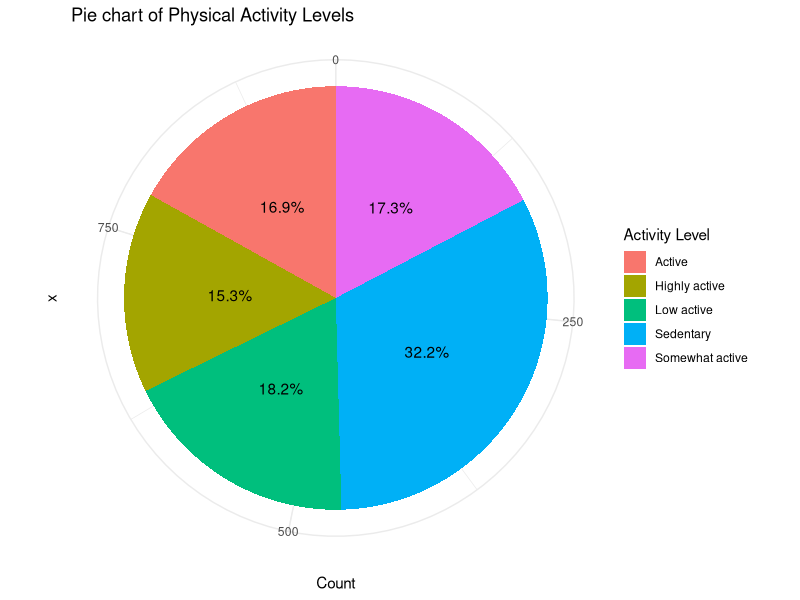
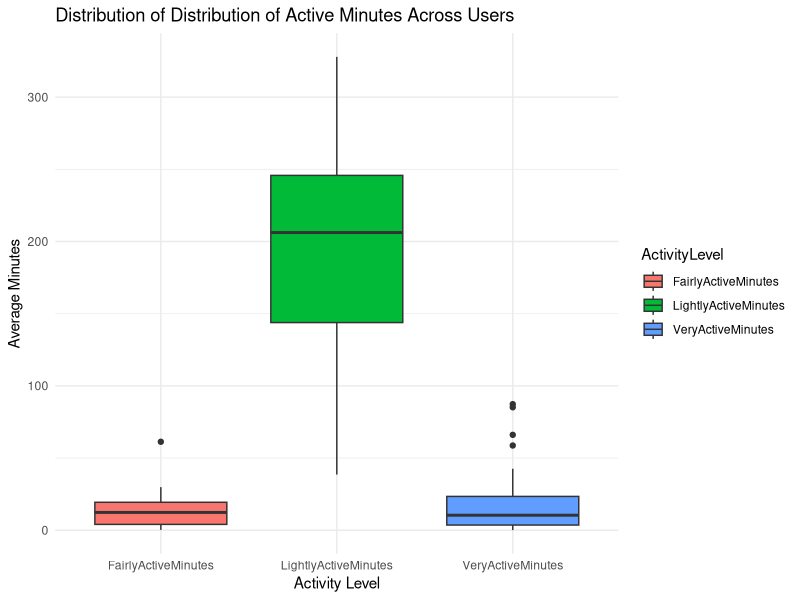
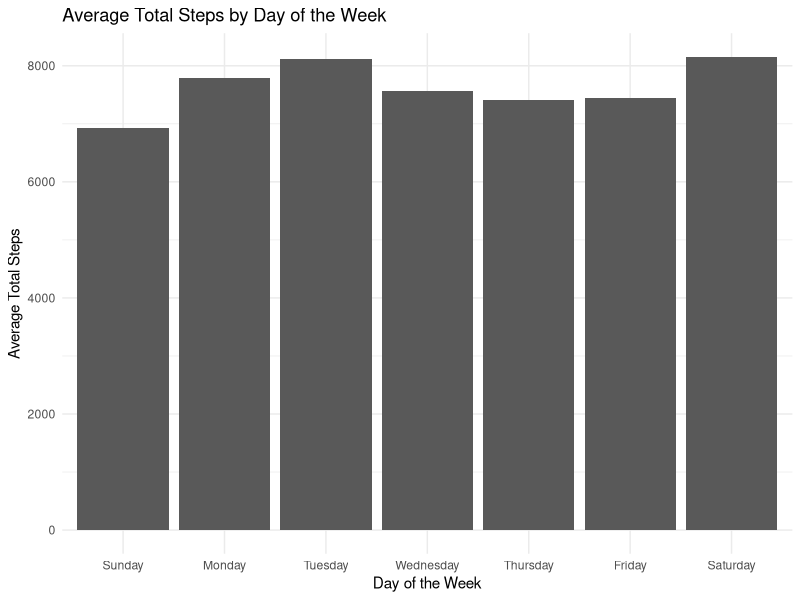
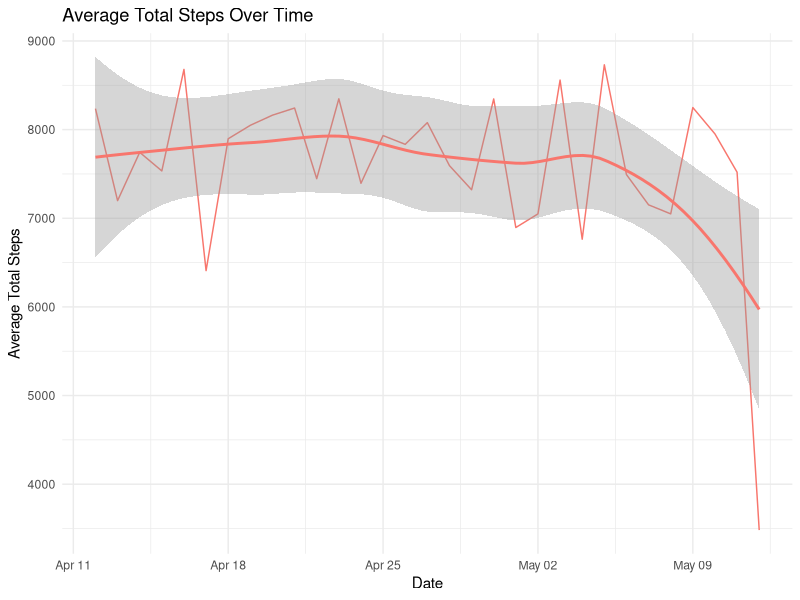
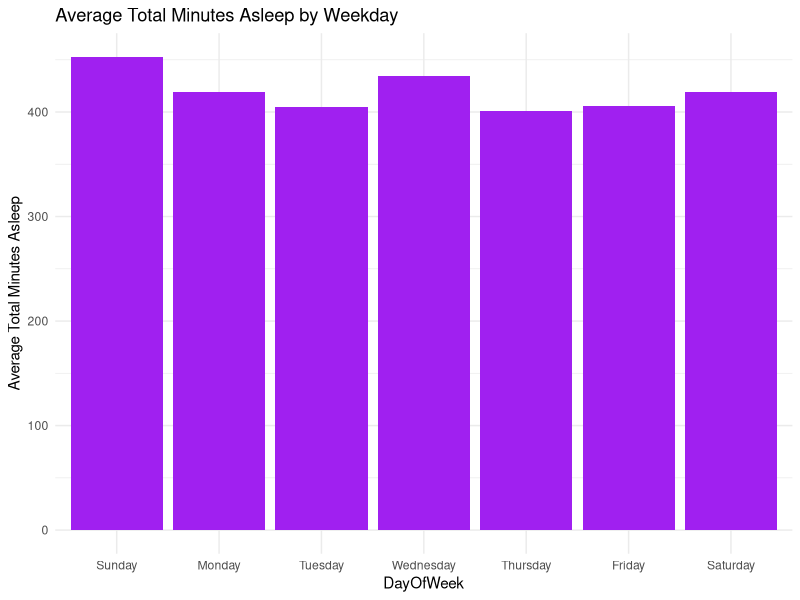
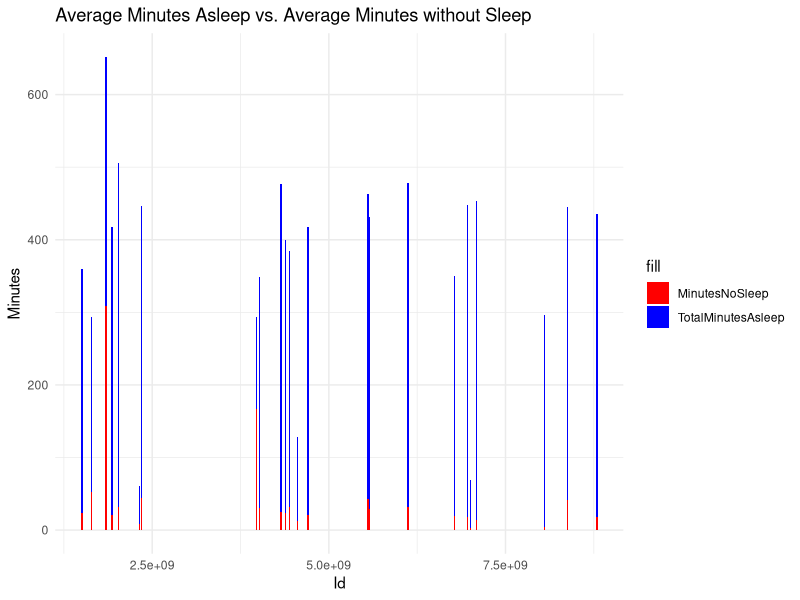
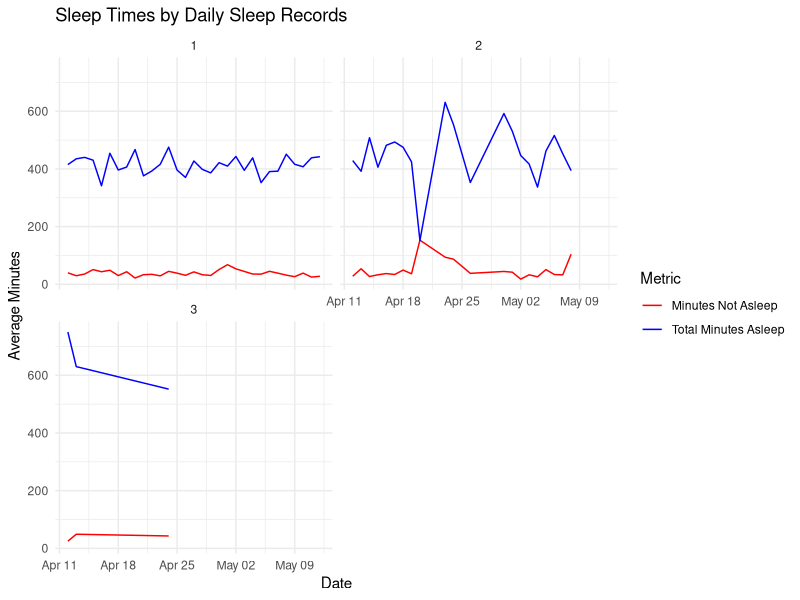
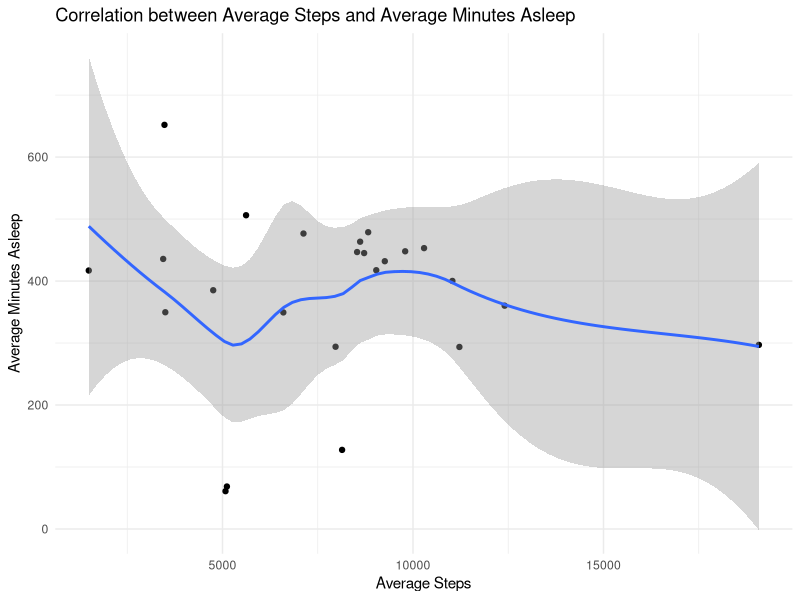

R code for these plots, in order:
## ---- chunk 1
library(tidyverse)
average_data <- read_csv("dailyActivity.csv") %>%
  group_by(Id) %>%
  summarise(
    AverageDailySteps = mean(TotalSteps),
    AverageDailyDistance = mean(TotalDistance),
    AverageActiveMinutes = mean(VeryActiveMinutes + FairlyActiveMinutes + LightlyActiveMinutes)
  ) %>%
  arrange(Id)


print(average_data)
## ---- chunk 2
average_sleep_duration <- read_csv("dailyActivitySleep.csv") %>%
  group_by(Id) %>%
  summarize(AvgSleepMin = mean(TotalMinutesAsleep)) %>%
    arrange(Id)

print(average_sleep_duration)
## ---- chunk 3
average_weightBMI <- read_csv("weightLogInfo.csv") %>%
  group_by(Id) %>%
  summarize(AvgWeightKg = mean(WeightKg), AvgBMI = mean(BMI))

print(average_weightBMI)

## ---- chunk 4
activity_data <- read_csv("dailyActivity.csv") %>%
  mutate(ActivityLevel = case_when(
    TotalSteps < 5000 ~ "Sedentary",
    between(TotalSteps, 5000, 7499) ~ "Low active",
    between(TotalSteps, 7500, 9999) ~ "Somewhat active",
    between(TotalSteps, 10000, 12499) ~ "Active",
    TotalSteps >= 12500 ~ "Highly active"
  ))

activity_summary <- activity_data %>%
  group_by(ActivityLevel) %>%
  summarize(Count = n())

activity_summary <- activity_summary %>%
  mutate(Percentage = (Count / sum(Count)) * 100)

library(ggplot2)

ggplot(activity_summary, aes(x = "", y = Count, fill = ActivityLevel, label = paste0(round(Percentage, 1), "%"))) +
  geom_bar(stat = "identity") +
  geom_text(position = position_stack(vjust = 0.5)) +
  coord_polar("y") +
  labs(title = "Pie chart of Physical Activity Levels", fill = "Activity Level")+
  theme_minimal()
## ---- chunk 5
activity_distribution <- read_csv("dailyActivity.csv") %>%
  group_by(Id) %>%
  summarise(
    VeryActiveMinutes = mean(VeryActiveMinutes),
    FairlyActiveMinutes = mean(FairlyActiveMinutes),
    LightlyActiveMinutes = mean(LightlyActiveMinutes)
  )

activity_distribution_long <- activity_distribution %>%
  pivot_longer(
    cols = c(VeryActiveMinutes, FairlyActiveMinutes, LightlyActiveMinutes),
    names_to = "ActivityLevel",
    values_to = "AverageMinutes"
  )

ggplot(activity_distribution_long, aes(x = ActivityLevel, y = AverageMinutes, fill = ActivityLevel)) +
  geom_boxplot() +
  labs(
    title = "Distribution of Distribution of Active Minutes Across Users",
    x = "Activity Level",
    y = "Average Minutes"
  ) + theme_minimal()
## ---- chunk 6
dailyActivity <- read_csv("dailyActivity.csv")

dailyActivity$DayOfWeek <- weekdays(dailyActivity$ActivityDate)
dailyActivity$Month <- format(dailyActivity$ActivityDate, "%B")

head(dailyActivity)
## ---- chunk 7
DayOfWeekSummary <- dailyActivity %>%
  group_by(DayOfWeek) %>%
  summarize(AvgTotalSteps = mean(TotalSteps))

DayOfWeekSummary <- DayOfWeekSummary %>%
  arrange(factor(DayOfWeek, levels = c("Monday", "Tuesday", "Wednesday", "Thursday", "Friday", "Saturday", "Sunday")))

print(DayOfWeekSummary)
## ---- chunk 8
monthSummary <- dailyActivity %>%
  group_by(Month) %>%
  summarize(AvgTotalSteps = mean(TotalSteps))
print(monthSummary)
## ---- chunk 9
DayOfWeekSummary$DayOfWeek <- factor(DayOfWeekSummary$DayOfWeek, 
                                      levels = c("Sunday", "Monday", "Tuesday", "Wednesday", "Thursday", "Friday", "Saturday"))

ggplot(DayOfWeekSummary, aes(x = DayOfWeek, y = AvgTotalSteps)) +
  geom_bar(stat = "identity") +
  labs(title = "Average Total Steps by Day of the Week",
       x = "Day of the Week",
       y = "Average Total Steps") + theme_minimal()
## ---- chunk 10
dateSummary <- dailyActivity %>%
  group_by(ActivityDate) %>%
  summarize(AvgTotalSteps = mean(TotalSteps))

ggplot(dateSummary, aes(x = ActivityDate, y = AvgTotalSteps, color = "red")) +
  geom_line() +
  geom_smooth()+
  labs(title = "Average Total Steps Over Time",
       x = "Date",
       y = "Average Total Steps")+
  theme_minimal()+
  theme(legend.position = "none")
## ---- chunk 11
dailyActivity_steps_Id <- dailyActivity %>% select(Id, TotalSteps)
weightLogInfo_IdW <- read_csv("weightLogInfo.csv") %>% select(Id, WeightKg)

activity_weight <- merge(dailyActivity_steps_Id, weightLogInfo_IdW, by = "Id")

head(activity_weight)
## ---- chunk 12

correlation <- cor(activity_weight$TotalSteps, activity_weight$WeightKg)

cat("Correlation between Total Steps and Weight:", correlation, "\n")

## ---- chunk 13
dailyActivitySleep <- read_csv("dailyActivitySleep.csv") 

dailyActivitySleep$DayOfWeek <- weekdays(dailyActivitySleep$ActivityDate)

dailyAvgSleep <- dailyActivitySleep %>%
  group_by(DayOfWeek) %>%
  summarize(AvgTotalMinutesAsleep = mean(TotalMinutesAsleep))

dailyAvgSleep$DayOfWeek <- factor(dailyAvgSleep$DayOfWeek, 
                                      levels = c("Sunday", "Monday", "Tuesday", "Wednesday", "Thursday", "Friday", "Saturday"))

ggplot(dailyAvgSleep, aes(x = DayOfWeek, y = AvgTotalMinutesAsleep)) +
  geom_bar(stat = "identity", fill = "purple") +
  labs(title = "Average Total Minutes Asleep by Weekday", y = "Average Total Minutes Asleep") + theme_minimal()
## ---- chunk 14
dailyActivitySleep <- dailyActivitySleep %>%
  mutate(MinutesNoSleep = TotalTimeInBed - TotalMinutesAsleep)

average_sleep_data <- dailyActivitySleep %>%
  group_by(Id) %>%
  summarize(AvgMinutesNoSleep = mean(MinutesNoSleep),
            AvgTotalMinutesAsleep = mean(TotalMinutesAsleep))

ggplot(average_sleep_data, aes(x = Id)) +
  geom_bar(aes(y = AvgTotalMinutesAsleep, fill = "TotalMinutesAsleep"), stat = "Identity") +
  geom_bar(aes(y = AvgMinutesNoSleep, fill = "MinutesNoSleep"), stat = "Identity") +
  scale_fill_manual(values = c("TotalMinutesAsleep" = "blue", "MinutesNoSleep" = "red")) +
  labs(title = "Average Minutes Asleep vs. Average Minutes without Sleep",
       x = "Id",
       y = "Minutes") +
  theme_minimal()
## ---- chunk 15
average_sleep_data <- dailyActivitySleep %>%
  group_by(ActivityDate, TotalSleepRecords) %>%
  summarise(
    AvgMinutesNotAsleep = mean(TotalTimeInBed - TotalMinutesAsleep),
    AvgTotalMinutesAsleep = mean(TotalMinutesAsleep)
  )

sleep_chart <- ggplot(average_sleep_data, aes(x = ActivityDate)) +
  geom_line(aes(y = AvgMinutesNotAsleep, color = "Minutes Not Asleep")) +
  geom_line(aes(y = AvgTotalMinutesAsleep, color = "Total Minutes Asleep")) +
  facet_wrap(~TotalSleepRecords, ncol = 2) +
  labs(title= "Sleep Times by Daily Sleep Records",
    x = "Date",
    y = "Average Minutes",
    color = "Metric"
  ) +
  scale_color_manual(values = c("red", "blue")) +
  theme_minimal()

print(sleep_chart)
## ---- chunk 16
# Calculate average steps and minutes asleep for each user
average_steps_sleep <- dailyActivitySleep %>%
  group_by(Id) %>%
  summarize(AvgSteps = mean(TotalSteps), AvgMinutesAsleep = mean(TotalMinutesAsleep))


# Calculate the correlation coefficient
correlation_coefficient <- cor(average_steps_sleep$AvgSteps, average_steps_sleep$AvgMinutesAsleep)

# Create a scatter plot
ggplot(average_steps_sleep, aes(x = AvgSteps, y = AvgMinutesAsleep)) +
  geom_point() +
  geom_smooth() +  # Add a linear regression line
  labs(x = "Average Steps", y = "Average Minutes Asleep") +
  ggtitle("Correlation between Average Steps and Average Minutes Asleep") +
  theme_minimal()

## ---- chunk 17
ggplot(dailyActivitySleep, aes(x = TrackerDistance, y = Calories)) +
  geom_point() + 
  geom_smooth(method = "lm", se = FALSE, color = "blue") +
  labs(title = "Correlation Between Calories and Tracker Distance",
       x = "Tracker Distance",
       y = "Calories")+
  theme_minimal()
